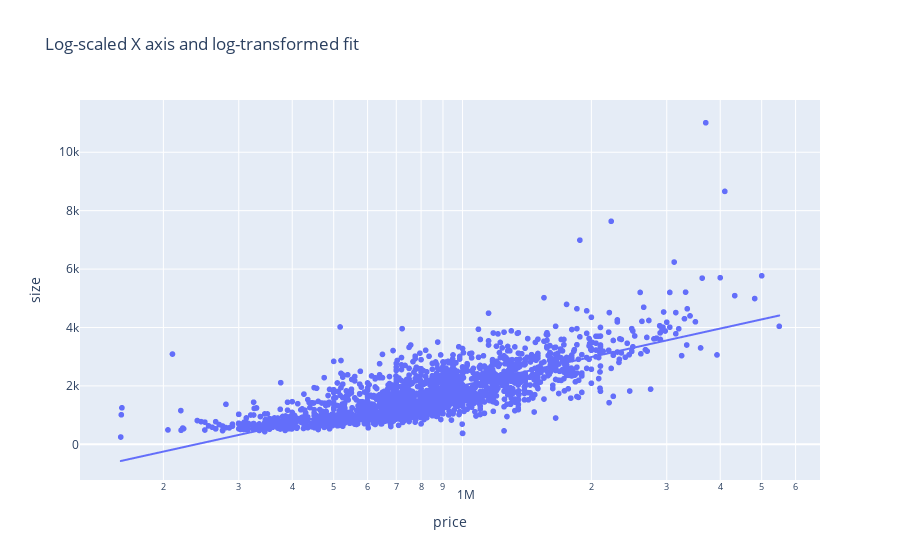

The notebook cell this image was saved under:
### Code cell
fig = px.scatter(new_train, x="price", y="size", log_x=True, 
                 trendline="ols", trendline_options=dict(log_x=True),
                 title="Log-scaled X axis and log-transformed fit")
fig.show()

### Figure 1 — Plotly figure (JSON) as saved in the notebook; plotly's stock layout.template omitted (floating-point values rounded to 4 significant figures; data arrays with more than 128 entries replaced by an {"elided": "..."} marker saying what was removed)
{"data": [{"hovertemplate": "price=%{x}<br>size=%{y}<extra></extra>", "legendgroup": "", "marker": {"color": "#636efa", "symbol": "circle"}, "mode": "markers", "name": "", "showlegend": false, "type": "scattergl", "x": {"elided": "2002 int values"}, "xaxis": "x", "y": {"elided": "2002 int values"}, "yaxis": "y"}, {"hovertemplate": "<b>OLS trendline</b><br>size = 3237.51 * log10(price) + -17410.8<br>R<sup>2</sup>=0.588976<br><br>price=%{x}<br>size=%{y} <b>(trend)</b><extra></extra>", "legendgroup": "", "marker": {"color": "#636efa", "symbol": "circle"}, "mode": "lines", "name": "", "showlegend": false, "type": "scattergl", "x": {"elided": "2002 int values"}, "xaxis": "x", "y": {"elided": "2002 float values"}, "yaxis": "y"}], "layout": {"legend": {"tracegroupgap": 0}, "title": {"text": "Log-scaled X axis and log-transformed fit"}, "xaxis": {"anchor": "y", "domain": [0, 1], "title": {"text": "price"}, "type": "log"}, "yaxis": {"anchor": "x", "domain": [0, 1], "title": {"text": "size"}}}}
